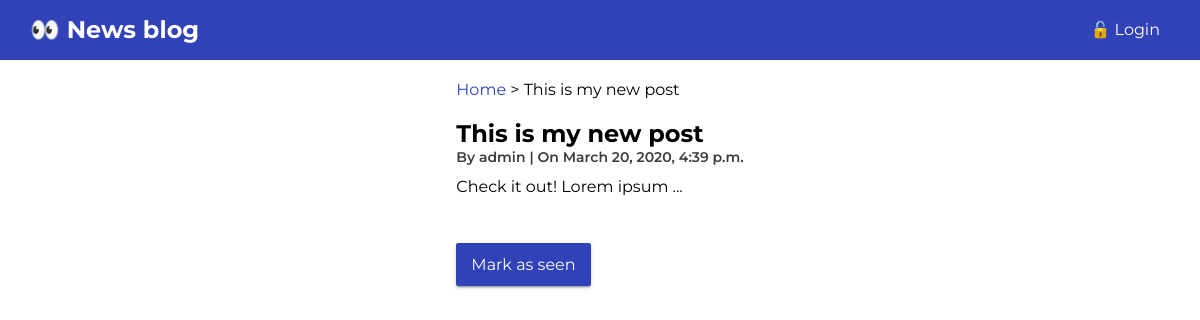
The page /post/10/ on the database its author committed.
### post/models.py (models this page shows, shortened)
class Post(models.Model):
    title = models.CharField(max_length=100)
    body = models.TextField(max_length=1000)
    author = models.ForeignKey(User, on_delete=models.CASCADE)
    creation_date = models.DateTimeField(default=now)
    read = models.BooleanField(default=False)

### post/views.py (the view)
# urls.py: url(r'^post/(?P<pk>[\d]+)/$', views.PostDetail.as_view(), name='post_detail'),
class PostDetail(DetailView):
    model = Post
    def get_object(self):
        object = super(PostDetail, self).get_object()
        object.read = True
        object.save()
        return object

### post/templates/post/post_detail.html (shortened to what this page needs)
{% extends 'post/base.html' %}
{% load static %}
{% block breadcrumb %}{{ block.super }} > {{ post.title }} {% endblock %}
{% block content %}
    <div class="blog-item">
            <h2>{{ post.title }} </h2>
            <div class="info">
                By <span><a href="#">{{ post.author }}</a></span> | On <span>{{ post.creation_date }}</span>
            </div>
            <p> {{ post.body  }}</p>
        </div>
    <div class="form">
        <form action="" method="post" novalidate>
            <p><input type="submit" value="Mark as seen"></p>
        </form>
    </div>
{% endblock %}

### post/static/post/css/style.css (style rules this page uses)
:root { --primary: #3142b9; --primary-light: rgb(212, 47, 47); --light-dark: #3d3d3d; --lighter-dark: #5e5d5d; }
body { font-family: 'Montserrat', sans-serif; }
h2 { margin: 0; }
a { text-decoration: none; color: var(--secondary); }
nav > h2, p { margin: 0; }
.content-wrapper > div { grid-column: 2; max-width: 780px; margin: 20px 0; }
.blog-item .info { margin-bottom: 10px; font-size: 14px; font-weight: 600; color: var(--light-dark); }
.blog-item p { line-height: 22px; }
.form input, textarea, select { width: 100%; padding: 12px 15px; border-radius: 2px; border: none; margin: 5px 0 20px 0; font-size: 16px; background: #f3efef; box-shadow: 0 2px 2px 0 rgba(0,0,0,.14),0 3px 1px -2px rgba(0,0,0,.2),0 1px 5px 0 rgba(0,0,0,.12); }
.form input[type="submit"] { background: var(--primary); color: white; width: auto; }

### rows shown on the page
Post: title "This is my new post", author "admin", creation_date "March 20, 2020, 4:39 p.m.", body "Check it out! Lorem ipsum ..."
